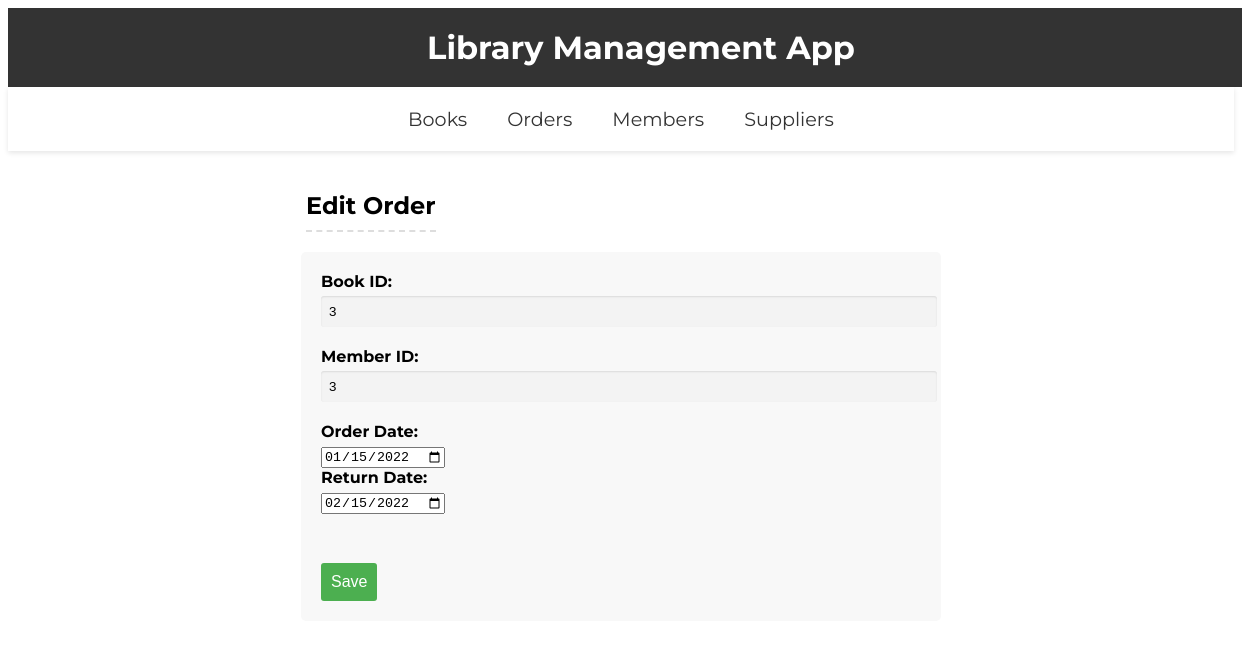
The app's page /editOrder/1 with its own data.
### tables this page shows
CREATE TABLE orders (
    id INTEGER PRIMARY KEY AUTOINCREMENT,
    book_id INTEGER NOT NULL,
    member_id INTEGER NOT NULL,
    order_date TIMESTAMP NOT NULL DEFAULT CURRENT_TIMESTAMP,
    return_date TIMESTAMP,
    FOREIGN KEY (book_id) REFERENCES books(id),
    FOREIGN KEY (member_id) REFERENCES members(id)
);

### main.py (the view, shortened to what this page needs)
@app.route('/editOrder/<int:id>', methods=('GET', 'POST'))
def editOrder(id):
  order = get_order(id)
  return render_template('editOrder.html', order=order)

### main.py (called while the page is built)
def get_db_connection():
  conn = sqlite3.connect('database.db')
  conn.row_factory = sqlite3.Row
  return conn

def get_order(order_id):
  conn = get_db_connection()
  order = conn.execute('SELECT * FROM orders WHERE id = ?',
                       (order_id, )).fetchone()
  conn.close()
  if order is None:
    abort(404)
  return order

### templates/editOrder.html
{% extends 'base.html' %}
{% block content %}
    <h2 class="add-or-edit">Edit Order</h2>
    <form method="POST">
        <div>
            <label for="book_id">Book ID:</label>
            <input type="number" name="book_id" id="book_id" value="{{ order['book_id'] }}" required>
        </div>
        <div>
            <label for="member_id">Member ID:</label>
            <input type="number" name="member_id" id="member_id" value="{{ order['member_id'] }}" required>
        </div>
        <div>
            <label for="order_date">Order Date:</label>
            <input type="date" name="order_date" id="order_date" value="{{ order['order_date'] }}" required>
        </div>
        <div>
            <label for="return_date">Return Date:</label>
            <input type="date" name="return_date" id="return_date" value="{{ order['return_date'] }}" required>
        </div>
        <br>
        <button type="submit" class="save">Save</button>
    </form>
{% endblock %}

### static/style.css (style rules this page uses)
body { font-family: 'Montserrat', sans-serif; }
.add-or-edit { margin-left:15%; padding-bottom:10px; display:inline-block; border-bottom: 2px dashed #ddd; }
form { max-width: 600px; margin: 0 auto; padding: 20px; border-radius: 5px; background-color: #f8f8f8; }
label { display: block; margin-bottom: 5px; font-weight: bold; }
input[type="text"], input[type="number"], textarea { width: 100%; padding: 8px; border: none; border-radius: 3px; box-shadow: inset 0 1px 2px rgba(0,0,0,0.1); background-color: #f3f3f3; margin-bottom: 20px; }
button[type="submit"] { background-color: #4CAF50; color: white; border: none; border-radius: 3px; padding: 10px; cursor: pointer; font-size: 16px; margin-top:30px; }

### records on screen
orders: book_id "3", member_id "3", order_date "01/15/2022", return_date "02/15/2022"
